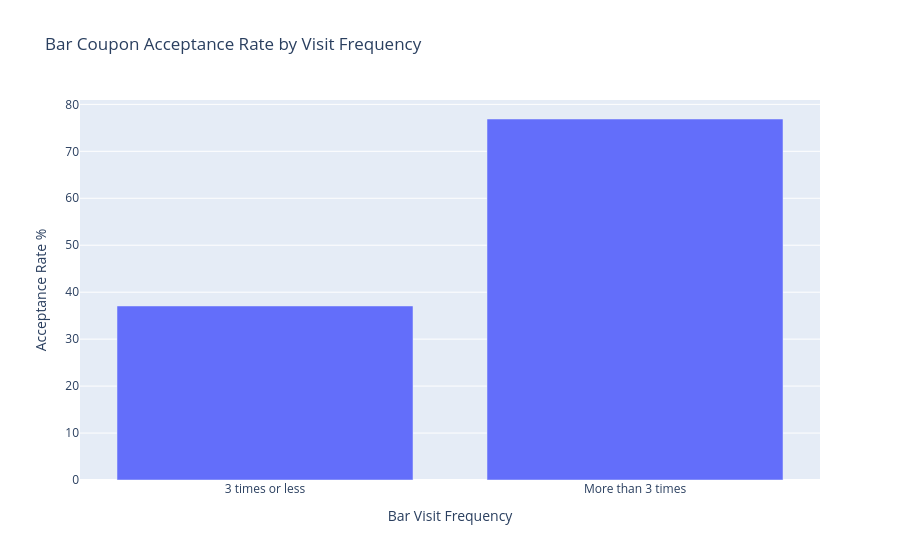

The notebook cell this image was saved under:
### Code cell
# Plotly Visualization
data = {
    'Bar Visit Frequency': ['3 times or less', 'More than 3 times'],
    'Acceptance Rate %': [rate_less_than_3_bar_goers * 100, rate_more_than_3_bar_goers * 100]
}

fig = px.bar(
    data, 
    x='Bar Visit Frequency', 
    y='Acceptance Rate %',
    title='Bar Coupon Acceptance Rate by Visit Frequency'
)
fig.show()

### Figure 1 — Plotly figure (JSON) as saved in the notebook; plotly's stock layout.template omitted (floating-point values rounded to 4 significant figures)
{"data": [{"hovertemplate": "Bar Visit Frequency=%{x}<br>Acceptance Rate %=%{y}<extra></extra>", "legendgroup": "", "marker": {"color": "#636efa", "pattern": {"shape": ""}}, "name": "", "orientation": "v", "showlegend": false, "textposition": "auto", "type": "bar", "x": ["3 times or less", "More than 3 times"], "xaxis": "x", "y": [37.06, 76.88], "yaxis": "y"}], "layout": {"barmode": "relative", "legend": {"tracegroupgap": 0}, "title": {"text": "Bar Coupon Acceptance Rate by Visit Frequency"}, "xaxis": {"anchor": "y", "domain": [0, 1], "title": {"text": "Bar Visit Frequency"}}, "yaxis": {"anchor": "x", "domain": [0, 1], "title": {"text": "Acceptance Rate %"}}}}
